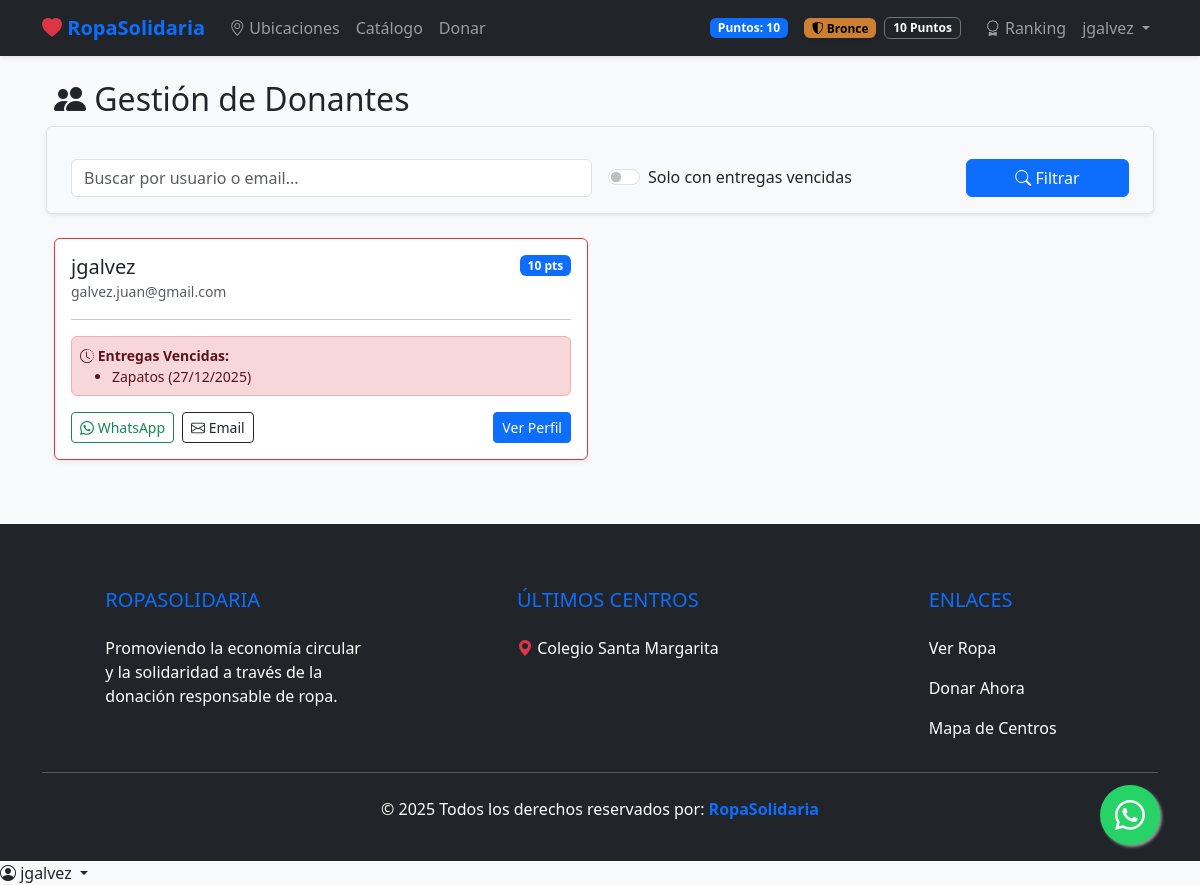
Page /admin-logistica/usuarios/ (signed in) on the committed database.
### donaciones/models.py (models this page shows, shortened)
class Perfil(models.Model):
    user = models.OneToOneField(User, on_delete=models.CASCADE)
    puntos = models.IntegerField(default=0)
    centros = models.ManyToManyField(CentroAcopio, related_name="usuarios")
    logros = models.ManyToManyField(Logro, blank=True)
    def get_nivel(self):
        if self.puntos < 50:
            return {'nombre': 'Bronce', 'color': '#cd7f32', 'icon': 'bi-shield-shaded'}
        elif self.puntos < 150:
            return {'nombre': 'Plata', 'color': '#c0c0c0', 'icon': 'bi-shield-fill'}
        else:
            return {'nombre': 'Oro', 'color': '#ffd700', 'icon': 'bi-trophy-fill'}

class Prenda(models.Model):
    TIPOS_ROPA = [('CAMISA', 'Camisa'),('POLERA', 'Polera'),('PANTALON', 'Pantalón'),('ZAPATOS', 'Zapatos'),('CHALECO', 'Chaleco'),('POLERON', 'Polerón'),('ABRIGO', 'Abrigo')]
    TALLAS = [('S', 'S - Pequeño'), ('M', 'M - Medio'), ('L', 'L - Largo'), ('XL', 'XL - Extra Largo'), ('T33-34', 'T33-34'), ('T35-36', 'T35-36'), ('T37-38', 'T37-38'),
        ('T39-40', 'T39-40'), ('T41-42', 'T41-42'), ('T43-44', 'T43-44')]
    CONDICIONES = [('NUEVO', 'Nuevo'), ('USADO_EXC', 'Usado (Excelente)'), ('USADO_BUENO', 'Usado (Buen estado)'), ('USADO_DET', 'Usado (Con detalles)')]
    donante = models.ForeignKey(User, on_delete=models.CASCADE)
    centro = models.ForeignKey(CentroAcopio, on_delete=models.CASCADE)
    tipo = models.CharField(max_length=20, choices=TIPOS_ROPA) # Ahora con choices
    talla = models.CharField(max_length=20, choices=TALLAS)
    condicion = models.CharField(max_length=20, choices=CONDICIONES)
    fecha_creacion = models.DateTimeField(auto_now_add=True) # Para el gráfico mensual
    foto1 = models.ImageField(upload_to='prendas/') # Obligatoria
    foto2 = models.ImageField(upload_to='prendas/', blank=True, null=True) # Opcional
    foto3 = models.ImageField(upload_to='prendas/', blank=True, null=True) # Opcional
    disponible = models.BooleanField(default=True)
    validada = models.BooleanField(default=False) # Nueva línea
    fecha_entrega = models.DateField(
            null=True,
            blank=True,
            help_text="¿Qué día aproximado llevarás la prenda al centro?"
        )

class CentroAcopio(models.Model):
    nombre = models.CharField(max_length=100)
    direccion = models.CharField(max_length=200)
    google_maps_link = models.TextField(blank=True)
    capacidad_maxima = models.IntegerField(default=50, help_text="Máximo de prendas que puede almacenar")
    en_vacaciones = models.BooleanField(default=False, help_text="Marcar si el centro está cerrado temporalmente")

### donaciones/views.py (the view)
# urls.py: path('admin-logistica/usuarios/', views.buscar_usuarios_admin, name='buscar_usuarios'),
@login_required
def buscar_usuarios_admin(request):
    if not request.user.is_staff:
        return redirect('home')
    query = request.GET.get('q', '')
    filtro_mora = request.GET.get('mora', False)
    hoy = timezone.now().date()
    usuarios = User.objects.all()
    if query:
        usuarios = usuarios.filter(
            Q(username__icontains=query) | Q(email__icontains=query)
        )
    if filtro_mora:
        usuarios = usuarios.filter(
            prenda__validada=False,
            prenda__fecha_entrega__lt=hoy
        ).distinct()
    for u in usuarios:
        u.prendas_vencidas = u.prenda_set.filter(validada=False, fecha_entrega__lt=hoy).order_by('fecha_entrega')
    return render(request, 'admin/buscar_usuarios.html', {
        'usuarios': usuarios,
        'query': query,
        'filtro_mora': filtro_mora,
        'hoy': hoy
    })

### donaciones/context_processors.py (called while the page is built)
def global_context(request):
    return {
        'ultimos_centros_footer': CentroAcopio.objects.order_by('-id')[:3],
        'alertas_criticas': 0 # (tu lógica de alertas aquí)
    }

def footer_data(request):
    ultimos_centros = CentroAcopio.objects.order_by('-id')[:3]
    alertas_criticas = 0
    if request.user.is_authenticated and request.user.is_staff:
        hoy = timezone.now().date()
        alertas_criticas = Prenda.objects.filter(
            validada=False,
            fecha_entrega__lt=hoy
        ).count()
    return {
        'ultimos_centros_footer': Prenda.objects.order_by('-id')[:3], # ejemplo
        'alertas_criticas': alertas_criticas
    }

### donaciones/templates/admin/buscar_usuarios.html
{% extends 'base.html' %}
{% block content %}
<div class="container mt-4">
    <h2 class="mb-4"><i class="bi bi-people-fill"></i> Gestión de Donantes</h2>
    <form method="GET" class="row g-3 mb-4 p-3 bg-light rounded border shadow-sm">
        <div class="col-md-6">
            <input type="text" name="q" class="form-control" placeholder="Buscar por usuario o email..." value="{{ query }}">
        </div>
        <div class="col-md-4 d-flex align-items-center">
            <div class="form-check form-switch">
                <input class="form-check-input" type="checkbox" name="mora" id="checkMora" {% if filtro_mora %}checked{% endif %}>
                <label class="form-check-label" for="checkMora">Solo con entregas vencidas</label>
            </div>
        </div>
        <div class="col-md-2">
            <button type="submit" class="btn btn-primary w-100"><i class="bi bi-search"></i> Filtrar</button>
        </div>
    </form>
    <div class="row">
        {% for u in usuarios %}
        <div class="col-md-6 mb-3">
            <div class="card h-100 {% if u.prendas_vencidas %}border-danger{% endif %} shadow-sm">
                <div class="card-body">
                    <div class="d-flex justify-content-between align-items-start">
                        <div>
                            <h5 class="card-title mb-0">{{ u.username }}</h5>
                            <small class="text-muted">{{ u.email }}</small>
                        </div>
                        <span class="badge bg-primary">{{ u.perfil.puntos }} pts</span>
                    </div>
                    <hr>
                    {% if u.prendas_vencidas %}
                        <div class="alert alert-danger p-2 small">
                            <strong><i class="bi bi-clock-history"></i> Entregas Vencidas:</strong>
                            <ul class="mb-0">
                                {% for p in u.prendas_vencidas %}
                                    <li>{{ p.get_tipo_display }} ({{ p.fecha_entrega|date:"d/m/Y" }})</li>
                                {% endfor %}
                            </ul>
                        </div>
                    {% endif %}
                    <div class="d-flex gap-2">
                        <a href="https://wa.me/{{ u.perfil.telefono }}?text=Hola%20{{ u.username }},%20te%20contactamos%20de%20RopaSolidaria%20para%20reprogramar%20tu%20entrega%20pendiente."
                           class="btn btn-sm btn-outline-success" target="_blank">
                            <i class="bi bi-whatsapp"></i> WhatsApp
                        </a>
                        <a href="mailto:{{ u.email }}?subject=Recordatorio%20Donación%20Pendiente&body=Hola%20{{ u.username }},%20tienes%20una%20entrega%20pendiente..."
                           class="btn btn-sm btn-outline-dark">
                            <i class="bi bi-envelope"></i> Email
                        </a>
                        <a href="{% url 'perfil_usuario_admin' u.id %}" class="btn btn-sm btn-primary ms-auto">Ver Perfil</a>
                    </div>
                </div>
            </div>
        </div>
        {% empty %}
        <div class="col-12 text-center py-5">
            <p class="text-muted">No se encontraron usuarios con esos criterios.</p>
        </div>
        {% endfor %}
    </div>
</div>
{% endblock %}

### templates/base.html (shortened to what this page needs)
<!DOCTYPE html>
<html lang="es">
<head>
    <link href="https://cdn.jsdelivr.net/npm/bootstrap@5.3.0/dist/css/bootstrap.min.css" rel="stylesheet">
    <link rel="stylesheet" href="https://cdn.jsdelivr.net/npm/bootstrap-icons@1.10.0/font/bootstrap-icons.css">
</head>
<body>
<nav class="navbar navbar-expand-lg navbar-dark bg-dark shadow-sm">
    <div class="container">
        <a class="navbar-brand" href="/"><i class="bi bi-heart-fill text-danger"></i> RopaSolidaria</a>
        <div class="collapse navbar-collapse" id="navbarNav">
            <ul class="navbar-nav me-auto">
				<li class="nav-item"><a class="nav-link" href="{% url 'centros' %}"><i class="bi bi-geo-alt"></i> Ubicaciones</a>
                <li class="nav-item"><a class="nav-link" href="{% url 'catalogo' %}">Catálogo</a></li>
                <li class="nav-item"><a class="nav-link" href="{% url 'donar' %}">Donar</a></li>
</li>
            </ul>
            <ul class="navbar-nav ms-auto">
                {% if user.is_authenticated %}
                    <li class="nav-item d-flex align-items-center me-3">
                        <span class="badge bg-primary">Puntos: {{ user.perfil.puntos }}</span>
                    </li>
					<li class="nav-item d-flex align-items-center me-2">
						<span class="badge shadow-sm" style="background-color: {{ user.perfil.get_nivel.color }}; color: #000;">
							<i class="bi {{ user.perfil.get_nivel.icon }}"></i> {{ user.perfil.get_nivel.nombre }}
						</span>
					</li>
					<li class="nav-item d-flex align-items-center me-3">
						<span class="badge bg-dark border border-secondary">{{ user.perfil.puntos }} Puntos</span>
					</li>
					<li class="nav-item">
						<a class="nav-link" href="{% url 'leaderboard' %}"><i class="bi bi-award"></i> Ranking</a>
					</li>
					<div class="dropdown">
					  <a class="nav-link dropdown-toggle" href="#" id="userMenu" data-bs-toggle="dropdown">
						{{ user.username }}
					  </a>
					</div>
                {% else %}
                    <li class="nav-item"><a class="nav-link" href="{% url 'login' %}">Iniciar Sesión</a></li>
                {% endif %}
            </ul>
        </div>
    </div>
</nav>
<main class="container my-4">
    {% block content %}
    {% endblock %}
</main>
<footer class="bg-dark text-white pt-5 pb-4 mt-5">
    <div class="container text-center text-md-start">
        <div class="row">
            <div class="col-md-4 col-lg-4 col-xl-3 mx-auto mt-3">
                <h5 class="text-uppercase mb-4 font-weight-bold text-primary">RopaSolidaria</h5>
                <p>Promoviendo la economía circular y la solidaridad a través de la donación responsable de ropa.</p>
            </div>
            <div class="col-md-4 col-lg-3 col-xl-3 mx-auto mt-3">
                <h5 class="text-uppercase mb-4 font-weight-bold text-primary">Últimos Centros</h5>
                {% for centro in ultimos_centros_footer %}
                <p>
                    <i class="bi bi-geo-alt-fill text-danger"></i> {{ centro.nombre }}
                </p>
                {% empty %}
                <p class="text-muted">No hay centros registrados.</p>
                {% endfor %}
            </div>
            <div class="col-md-3 col-lg-2 col-xl-2 mx-auto mt-3">
                <h5 class="text-uppercase mb-4 font-weight-bold text-primary">Enlaces</h5>
                <p><a href="{% url 'catalogo' %}" class="text-white text-decoration-none">Ver Ropa</a></p>
                <p><a href="{% url 'donar' %}" class="text-white text-decoration-none">Donar Ahora</a></p>
                <p><a href="{% url 'centros' %}" class="text-white text-decoration-none">Mapa de Centros</a></p>
            </div>
        </div>
        <hr class="mb-4">
        <div class="row align-items-center">
            <div class="col-md-12 text-center">
                <p>© 2025 Todos los derechos reservados por:
                    <a href="#" class="text-decoration-none"><strong class="text-primary">RopaSolidaria</strong></a>
                </p>
            </div>
        </div>
    </div>
</footer>
<div class="toast-container position-fixed bottom-0 end-0 p-3">
</div>
<a href="https://wa.me/56912345678?text=Hola!%20Tengo%20una%20duda%20sobre%20RopaSolidaria"
   class="whatsapp-float" target="_blank">
    <i class="bi bi-whatsapp"></i>
</a>
<div class="dropdown">
  <a class="nav-link dropdown-toggle" href="#" role="button" data-bs-toggle="dropdown" aria-expanded="false">
    <i class="bi bi-person-circle"></i> {{ user.username }}
  </a>
</div>
</body>
</html>

### templates/base.html (style rules this page uses)
body { background-color: #f8f9fa; }
.navbar-brand { font-weight: bold; color: #0d6efd; }
.whatsapp-float { position: fixed; width: 60px; height: 60px; bottom: 40px; right: 40px; background-color: #25d366; color: #FFF; border-radius: 50px; text-align: center; font-size: 30px; box-shadow: 2px 2px 3px #999; z-index: 1000; display: flex; align-items: center; justify-content: center; transition: all 0.3s ease; }

### rows in the picture
Prenda: tipo "Zapatos", fecha_entrega "27/12/2025"
CentroAcopio: nombre "Colegio Santa Margarita"

### other values in the picture
{{ user.perfil.puntos }} "10"
{{ user.perfil.get_nivel.nombre }} "Bronce"
{{ user.username }} "jgalvez"
{{ u.username }} "jgalvez"
{{ u.email }} "galvez.juan@gmail.com"
{{ u.perfil.puntos }} "10"
